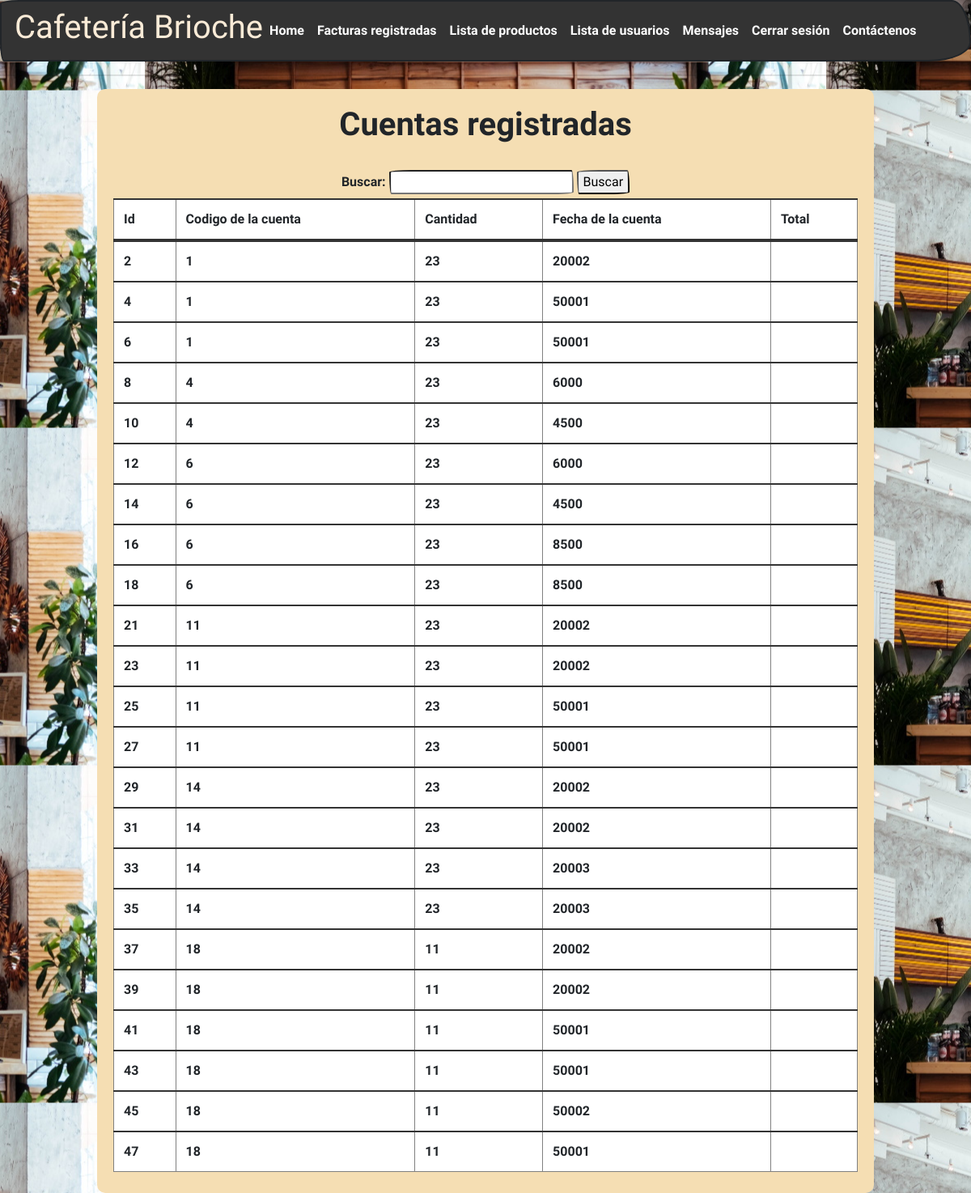
Screenshot of /VentasRegistradas (signed in) with the database file from the repository.
### tables this page shows
CREATE TABLE cuentas (id INTEGER PRIMARY KEY AUTOINCREMENT, idVenta INTEGER, idCajero INTEGER, idProd INTEGER);

### app.py (the view)
@app.route('/VentasRegistradas')
@login_required
def VentasRegistradasCajero():
    cuentas = sql_select_cuentas()
    return render_template('VentasRegistradas.html', cuentas = cuentas,titulo="Ventas registradas - Cafetería Brioche")

### app.py (called while the page is built)
@login_manager.user_loader
def load_user(user_id):
    return Cajeros.query.get(int(user_id))

def Conexion():
    try:
        con=sqlite3.connect('DB/CafeteriaBrioche.db')
        return con
    except Error:
        print(Error)

def sql_select_cuentas():
    strsql = "select * from cuentas;"
    con = Conexion()
    cursorObj = con.cursor()
    cursorObj.execute(strsql)
    cuentas = cursorObj.fetchall()
    return cuentas

### templates/VentasRegistradas.html
{%extends "base.html"%}
{%block contenido%}
<div id="content-wrap">
<center>
<h1><b>Cuentas registradas</b></h1>
<form action ="" method="post">
	<br><label id=labelBuscar>Buscar:</label>
	<input id= "busqueda" type="search"  name="busqueda">
	<input id="btnBuscar" type="submit" name="buscar" value="Buscar"/>
	<table id="tabel" border="1" class="table table-hover">
		<thead>
			<tr>
			  <th scope="col">Id</th>
			  <th scope="col">Codigo de la cuenta</th>
			  <th>Cantidad</th>
			  <th scope="col">Fecha de la cuenta</th>
			  <th scope="col">Total</th>
			</tr>
		  </thead>
		<tbody>
			{% for cuenta in cuentas %}
			<tr>
			<th scope="row">{% print(cuenta[0]) %}</th>
			<td >  {% print(cuenta[1]) %}</td>
			<td >  {% print(cuenta[2]) %}</td>
			<td>     {% print(cuenta[3]) %}</td>
			<td></td>
			</tr>
			{% endfor %}
		</tbody>
	</table>
	</form>
</div>
{%endblock%}

### templates/base.html (shortened to what this page needs)
<!DOCTYPE html>
<html lang="en">
<head>
  <link rel="stylesheet" href="https://stackpath.bootstrapcdn.com/bootstrap/4.3.1/css/bootstrap.min.css">
  <link rel="stylesheet" href="https://stackpath.bootstrapcdn.com/bootswatch/4.5.2/sketchy/bootstrap.min.css">
  <link rel="stylesheet" href="{{ url_for('static', filename='css/Estilo.css')}}">
</head>
<body background ="{{url_for('static', filename = 'Images/pexels-igor-starkov-3.jpg')}}">
  <nav class="navbar navbar-expand-lg navbar-dark bg-primary">
    <h1 style="color: antiquewhite;">Cafetería Brioche</h1>
    <div class="collapse navbar-collapse" id="navbarColor02">
      <ul class="navbar-nav mr-auto">
        <li class="nav-item">
          {%if current_user.is_authenticated%}
            {%if current_user.admin%}
              <a class="nav-link" href="/Admin">
                Home
              </a>
            {%else%}
              <a class="nav-link" href="/user">
                Home
              </a>
            {%endif%}
          {%else%}
            <a class="nav-link" href="/">
              Home
            </a>
          {%endif%}
        </li>
        {%if current_user.is_authenticated%}
          {%if current_user.admin%}
            <li class="nav-item">
              <a class="nav-link" href="/nuevaVenta">Facturas registradas</a>
            </li>
            <li class="nav-item">
              <a class="nav-link" href="/productos">Lista de productos</a>
            </li>
            <li class="nav-item">
              <a class="nav-link" href="/usuarios">Lista de usuarios</a>
            </li>
            <li class="nav-item">
              <a class="nav-link" href="/mensajes">Mensajes</a>
            </li>
          {%else%}
            <li class="nav-item">
              <a class="nav-link" href="/nuevaVenta"><center>Cuentas registradas</center></a>
            </li>
          {%endif%}
        <li class="nav-item">
          <a class="nav-link" href="{{ url_for('logout')}}"><center>Cerrar sesión</center></a>
        </li>
        {%endif%}
        <li class="nav-item">
          <a class="nav-link" href="/Contactanos">Contáctenos</a>
        </li>
      </ul>
    </div>
  </nav>
  <hr>
  {% block contenido %}
  {% endblock %}
</body>
</html>

### static/css/Estilo.css (style rules this page uses)
body { margin: 0px;background-position: center; }
#content-wrap { background-color:wheat;width: 80%;border-radius: 10px;margin: auto;padding-right: 10px;padding: 20px 20px 10px; }

### rows the page displays
cuentas: id "2", idVenta "1", idCajero "23", idProd "20002"
cuentas: id "4", idVenta "1", idCajero "23", idProd "50001"
cuentas: id "6", idVenta "1", idCajero "23", idProd "50001"
cuentas: id "8", idVenta "4", idCajero "23", idProd "6000"
cuentas: id "10", idVenta "4", idCajero "23", idProd "4500"
cuentas: id "12", idVenta "6", idCajero "23", idProd "6000"
cuentas: id "14", idVenta "6", idCajero "23", idProd "4500"
cuentas: id "16", idVenta "6", idCajero "23", idProd "8500"
cuentas: id "18", idVenta "6", idCajero "23", idProd "8500"
cuentas: id "21", idVenta "11", idCajero "23", idProd "20002"
cuentas: id "23", idVenta "11", idCajero "23", idProd "20002"
cuentas: id "25", idVenta "11", idCajero "23", idProd "50001"
cuentas: id "27", idVenta "11", idCajero "23", idProd "50001"
cuentas: id "29", idVenta "14", idCajero "23", idProd "20002"
cuentas: id "31", idVenta "14", idCajero "23", idProd "20002"
cuentas: id "33", idVenta "14", idCajero "23", idProd "20003"
cuentas: id "35", idVenta "14", idCajero "23", idProd "20003"
cuentas: id "37", idVenta "18", idCajero "11", idProd "20002"
cuentas: id "39", idVenta "18", idCajero "11", idProd "20002"
cuentas: id "41", idVenta "18", idCajero "11", idProd "50001"
cuentas: id "43", idVenta "18", idCajero "11", idProd "50001"
cuentas: id "45", idVenta "18", idCajero "11", idProd "50002"
cuentas: id "47", idVenta "18", idCajero "11", idProd "50001"
